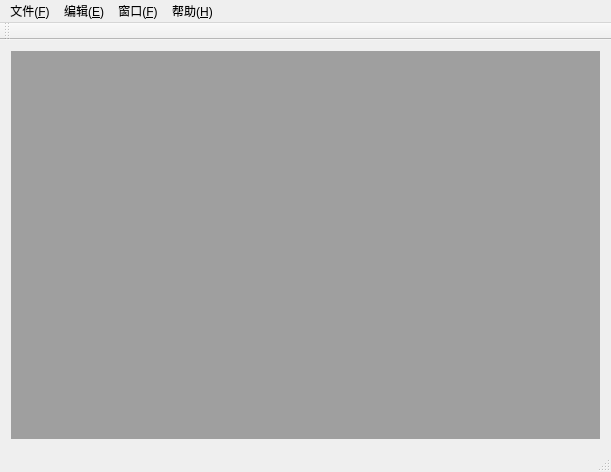
<?xml version="1.0" encoding="UTF-8"?>
<ui version="4.0">
 <class>MainWindow</class>
 <widget class="QMainWindow" name="MainWindow">
  <property name="geometry">
   <rect>
    <x>0</x>
    <y>0</y>
    <width>611</width>
    <height>472</height>
   </rect>
  </property>
  <property name="windowTitle">
   <string>MainWindow</string>
  </property>
  <widget class="QWidget" name="centralWidget">
   <layout class="QGridLayout" name="gridLayout">
    <item row="0" column="0">
     <widget class="QMdiArea" name="mdiArea"/>
    </item>
   </layout>
  </widget>
  <widget class="QMenuBar" name="menuBar">
   <property name="geometry">
    <rect>
     <x>0</x>
     <y>0</y>
     <width>611</width>
     <height>23</height>
    </rect>
   </property>
   <widget class="QMenu" name="menuF">
    <property name="title">
     <string>文件(&amp;F)</string>
    </property>
    <addaction name="actionNew"/>
    <addaction name="actionOpen"/>
    <addaction name="separator"/>
    <addaction name="actionSave"/>
    <addaction name="actionSaveAs"/>
    <addaction name="separator"/>
    <addaction name="actionExit"/>
   </widget>
   <widget class="QMenu" name="menuE">
    <property name="title">
     <string>编辑(&amp;E)</string>
    </property>
    <addaction name="actionUndo"/>
    <addaction name="actionRedo"/>
    <addaction name="separator"/>
    <addaction name="actionCut"/>
    <addaction name="actionCopy"/>
    <addaction name="actionPaste"/>
   </widget>
   <widget class="QMenu" name="menuW">
    <property name="title">
     <string>窗口(&amp;F)</string>
    </property>
    <addaction name="actionClose"/>
    <addaction name="actionCloseAll"/>
    <addaction name="separator"/>
    <addaction name="actionTile"/>
    <addaction name="actionCascade"/>
    <addaction name="separator"/>
    <addaction name="actionNext"/>
    <addaction name="actionPrevious"/>
   </widget>
   <widget class="QMenu" name="menuH">
    <property name="title">
     <string>帮助(&amp;H)</string>
    </property>
    <addaction name="actionAbout"/>
    <addaction name="actionAboutQt"/>
   </widget>
   <addaction name="menuF"/>
   <addaction name="menuE"/>
   <addaction name="menuW"/>
   <addaction name="menuH"/>
  </widget>
  <widget class="QStatusBar" name="statusBar"/>
  <widget class="QToolBar" name="mainToolBar">
   <attribute name="toolBarArea">
    <enum>TopToolBarArea</enum>
   </attribute>
   <attribute name="toolBarBreak">
    <bool>false</bool>
   </attribute>
  </widget>
  <action name="actionNew">
   <property name="icon">
    <iconset resource="src.qrc">
     <normaloff>:/image/new.png</normaloff>:/image/new.png</iconset>
   </property>
   <property name="text">
    <string>新建文件(&amp;N)</string>
   </property>
   <property name="shortcut">
    <string>Ctrl+N</string>
   </property>
  </action>
  <action name="actionOpen">
   <property name="icon">
    <iconset resource="src.qrc">
     <normaloff>:/image/open.png</normaloff>:/image/open.png</iconset>
   </property>
   <property name="text">
    <string>打开文件(&amp;O)...</string>
   </property>
   <property name="shortcut">
    <string>Ctrl+O</string>
   </property>
  </action>
  <action name="actionSave">
   <property name="icon">
    <iconset resource="src.qrc">
     <normaloff>:/image/save.png</normaloff>:/image/save.png</iconset>
   </property>
   <property name="text">
    <string>保存(&amp;S)</string>
   </property>
   <property name="shortcut">
    <string>Ctrl+S</string>
   </property>
  </action>
  <action name="actionSaveAs">
   <property name="icon">
    <iconset resource="src.qrc">
     <normaloff>:/image/saveas.png</normaloff>:/image/saveas.png</iconset>
   </property>
   <property name="text">
    <string>另存为(&amp;A)...</string>
   </property>
  </action>
  <action name="actionExit">
   <property name="icon">
    <iconset resource="src.qrc">
     <normaloff>:/image/exit.png</normaloff>:/image/exit.png</iconset>
   </property>
   <property name="text">
    <string>退出(&amp;X)</string>
   </property>
  </action>
  <action name="actionUndo">
   <property name="icon">
    <iconset resource="src.qrc">
     <normaloff>:/image/undo.png</normaloff>:/image/undo.png</iconset>
   </property>
   <property name="text">
    <string>撤销(&amp;U)</string>
   </property>
   <property name="shortcut">
    <string>Ctrl+Z</string>
   </property>
  </action>
  <action name="actionRedo">
   <property name="icon">
    <iconset resource="src.qrc">
     <normaloff>:/image/redo.png</normaloff>:/image/redo.png</iconset>
   </property>
   <property name="text">
    <string>恢复(&amp;R)</string>
   </property>
   <property name="shortcut">
    <string>Ctrl+R</string>
   </property>
  </action>
  <action name="actionCut">
   <property name="icon">
    <iconset resource="src.qrc">
     <normaloff>:/image/cut.png</normaloff>:/image/cut.png</iconset>
   </property>
   <property name="text">
    <string>剪切(&amp;X)</string>
   </property>
   <property name="shortcut">
    <string>Ctrl+X</string>
   </property>
  </action>
  <action name="actionCopy">
   <property name="icon">
    <iconset resource="src.qrc">
     <normaloff>:/image/copy.png</normaloff>:/image/copy.png</iconset>
   </property>
   <property name="text">
    <string>复制(&amp;C)</string>
   </property>
   <property name="shortcut">
    <string>Ctrl+C</string>
   </property>
  </action>
  <action name="actionPaste">
   <property name="icon">
    <iconset resource="src.qrc">
     <normaloff>:/image/paste.png</normaloff>:/image/paste.png</iconset>
   </property>
   <property name="text">
    <string>粘贴(&amp;V)</string>
   </property>
   <property name="shortcut">
    <string>Ctrl+V</string>
   </property>
  </action>
  <action name="actionClose">
   <property name="icon">
    <iconset resource="src.qrc">
     <normaloff>:/image/close.png</normaloff>:/image/close.png</iconset>
   </property>
   <property name="text">
    <string>关闭(&amp;O)</string>
   </property>
  </action>
  <action name="actionCloseAll">
   <property name="icon">
    <iconset resource="src.qrc">
     <normaloff>:/image/closeall.png</normaloff>:/image/closeall.png</iconset>
   </property>
   <property name="text">
    <string>关闭所有窗口(&amp;A)</string>
   </property>
  </action>
  <action name="actionTile">
   <property name="icon">
    <iconset resource="src.qrc">
     <normaloff>:/image/tile.png</normaloff>:/image/tile.png</iconset>
   </property>
   <property name="text">
    <string>平铺(&amp;T)</string>
   </property>
  </action>
  <action name="actionCascade">
   <property name="icon">
    <iconset resource="src.qrc">
     <normaloff>:/image/cascade.png</normaloff>:/image/cascade.png</iconset>
   </property>
   <property name="text">
    <string>层叠(&amp;C)</string>
   </property>
  </action>
  <action name="actionNext">
   <property name="icon">
    <iconset resource="src.qrc">
     <normaloff>:/image/next.png</normaloff>:/image/next.png</iconset>
   </property>
   <property name="text">
    <string>下一个(&amp;X)</string>
   </property>
   <property name="shortcut">
    <string>Ctrl+Tab</string>
   </property>
  </action>
  <action name="actionPrevious">
   <property name="icon">
    <iconset resource="src.qrc">
     <normaloff>:/image/previous.png</normaloff>:/image/previous.png</iconset>
   </property>
   <property name="text">
    <string>前一个(&amp;V)</string>
   </property>
   <property name="shortcut">
    <string>Ctrl+Shift+Backtab</string>
   </property>
  </action>
  <action name="actionAbout">
   <property name="icon">
    <iconset resource="src.qrc">
     <normaloff>:/image/about.png</normaloff>:/image/about.png</iconset>
   </property>
   <property name="text">
    <string>关于(&amp;A)</string>
   </property>
  </action>
  <action name="actionAboutQt">
   <property name="icon">
    <iconset resource="src.qrc">
     <normaloff>:/image/aboutqt.png</normaloff>:/image/aboutqt.png</iconset>
   </property>
   <property name="text">
    <string>关于Qt(&amp;Q)</string>
   </property>
  </action>
 </widget>
 <layoutdefault spacing="6" margin="11"/>
 <resources>
  <include location="src.qrc"/>
 </resources>
 <connections/>
</ui>
